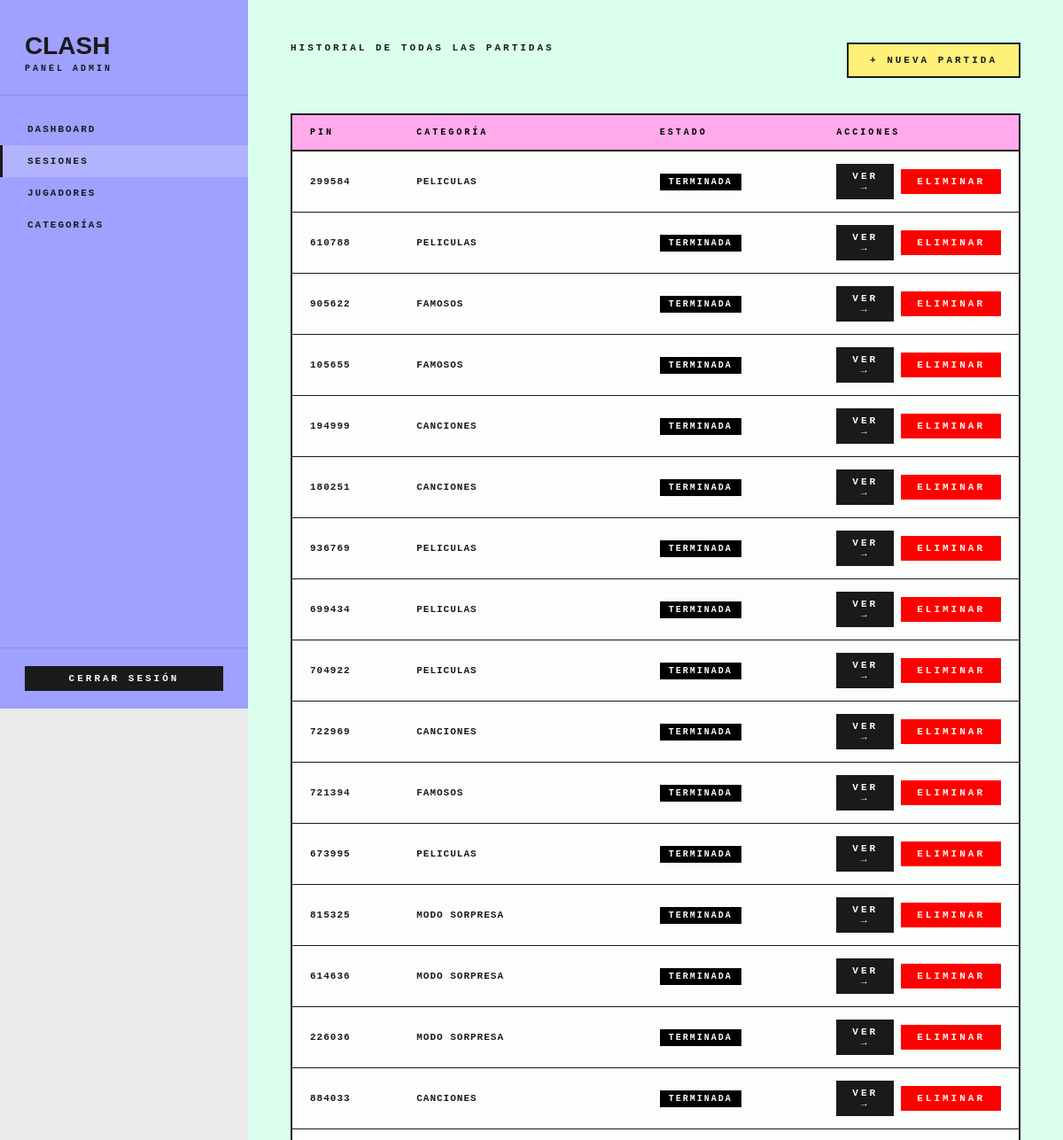
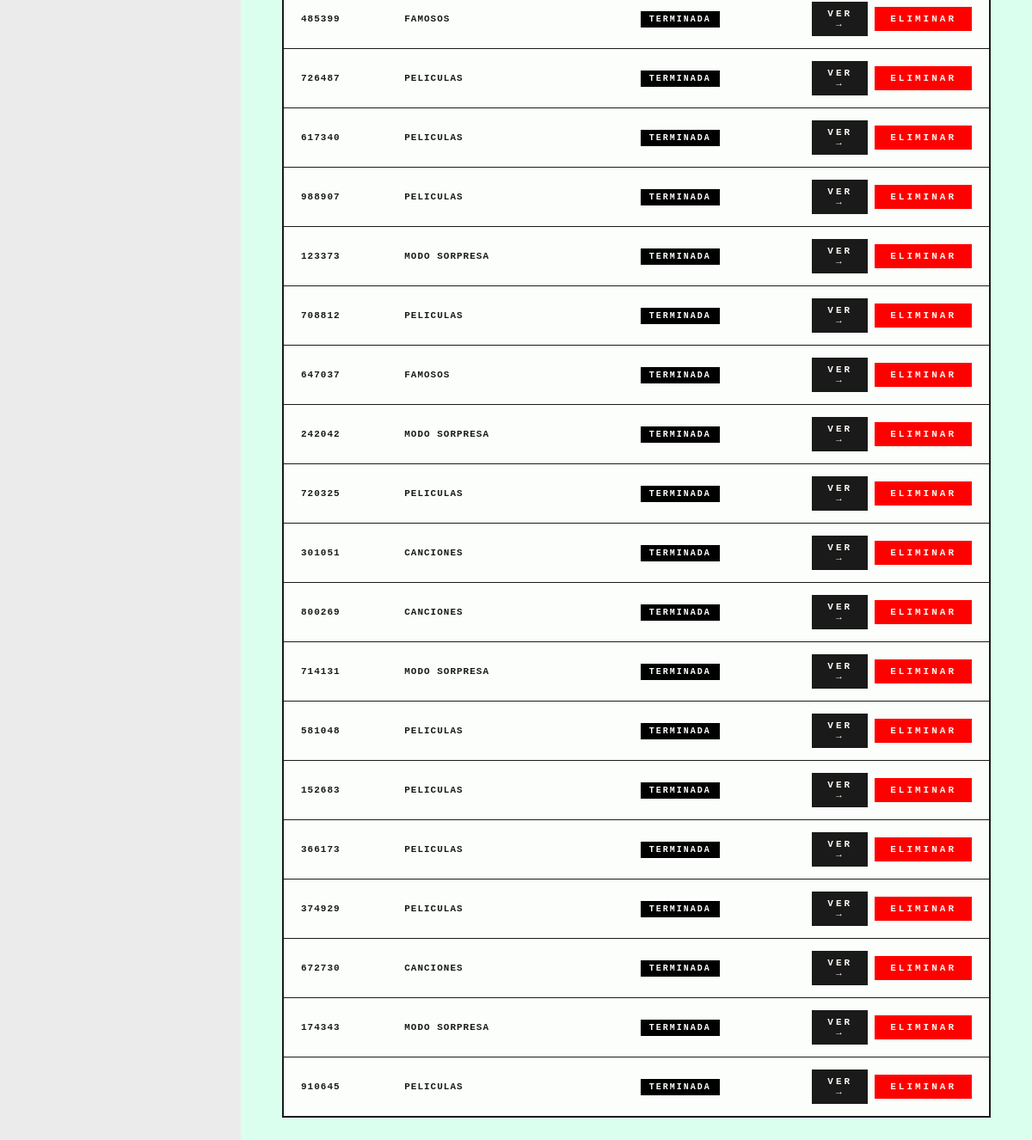
The page /admin/sesiones/gestion.php (signed in) on the database its author committed (2 pictures, top to bottom).
### tables this page shows
CREATE TABLE sesiones (
        id           INTEGER PRIMARY KEY AUTOINCREMENT,
        pin          TEXT NOT NULL UNIQUE,
        categoria_id INTEGER NOT NULL,
        estado       TEXT NOT NULL DEFAULT 'esperando'
                     CHECK(estado IN ('esperando','en_juego','terminada')),
        reto_actual  INTEGER NOT NULL DEFAULT 0,
        admin_id     INTEGER NOT NULL,
        created_at   DATETIME DEFAULT CURRENT_TIMESTAMP, inicio_timestamp DATETIME,
        FOREIGN KEY (categoria_id) REFERENCES categorias(id),
        FOREIGN KEY (admin_id)     REFERENCES admins(id)
    );

CREATE TABLE categorias (
        id INTEGER PRIMARY KEY AUTOINCREMENT,
        nombre_es TEXT NOT NULL,
        nombre_ca TEXT NOT NULL,
        nombre_zh TEXT NOT NULL,
        icono TEXT NOT NULL
    );

### admin/sesiones/gestion.php (the view, shortened to what this page needs)
<?php
require_once __DIR__ . '/../config/conexion_admin.php';
$sesiones = $db->query("
    SELECT s.*, c.nombre_es AS categoria
    FROM sesiones s
    JOIN categorias c ON c.id = s.categoria_id
    ORDER BY s.created_at DESC
");
require_once __DIR__ . '/../includes/header_admin.php';
?>
<div class="admin-topbar">
    <span class="admin-page-sub">Historial de todas las partidas</span>
    <a href="/inner-work/clash/admin/sesiones/crear.php" class="btn-admin btn-admin-pink">+ Nueva partida</a>
</div>
<div class="admin-table-wrap">
    <table class="admin-table gestion-table">
        <thead>
            <tr>
                <th>PIN</th>
                <th>Categoría</th>
                <th>Estado</th>
                <th>Acciones</th>
            </tr>
        </thead>
        <tbody>
            <?php while ($s = $sesiones->fetchArray(SQLITE3_ASSOC)): ?>
            <tr class="<?= in_array($s['estado'], ['esperando','en_juego']) ? 'sesion-activa' : '' ?>">
                <td><strong><?= htmlspecialchars($s['pin']) ?></strong></td>
                <td><?= htmlspecialchars($s['categoria']) ?></td>
                <td><span class="badge badge-<?= $s['estado'] ?>"><?= $s['estado'] ?></span></td>
                <td>
                    <div class="admin-table-actions">
                        <a href="/inner-work/clash/admin/sesiones/vista.php?id=<?= $s['id'] ?>"
                           class="btn-admin btn-admin-ghost">Ver →</a>
                        <a href="/inner-work/clash/admin/sesiones/eliminarProc.php?id=<?= $s['id'] ?>"
                           class="btn-admin btn-admin-danger"
                           onclick="return confirm('¿Eliminar esta sesión y todos sus datos?')">Eliminar</a>
                    </div>
                </td>
            </tr>
            <?php endwhile; ?>
        </tbody>
    </table>
</div>
<?php require_once __DIR__ . '/../includes/footer_admin.php'; ?>

### admin/assets/css/admin.css (style rules this page uses)
body { background: #ebebeb; }
.admin-page-sub, .admin-section-sub, .admin-pin-display, .pin-box-label, .pin-box-hint, .dashboard-label, .dashboard-pin-label, .dashboard-cat, .dashboard-vacia p, .vista-jugadores-label, .vista-jugador-nombre, .admin-puesto-nombre, .admin-puesto-puntos, .badge, .admin-table th, .admin-table td, .crear-cat-label, .crear-cat-nombre, .crear-cat-count, .cat-card-count, .cat-empty, .crear-cat-hint { font-family: monospace; }
.admin-topbar { display: flex; align-items: flex-start; justify-content: space-between; margin-bottom: 40px; font-family: monospace; gap: 24px; }
.admin-page-sub { font-size: 11px; font-weight: 800; letter-spacing: 3px; text-transform: uppercase; color: #1A1A1A; }
.btn-admin { display: inline-block; font-family: monospace; font-size: 11px; font-weight: 800; letter-spacing: 3px; text-transform: uppercase; padding: 12px 24px; cursor: pointer; border: 2px solid transparent; transition: background .18s, color .18s, border-color .18s; text-align: center; }
.btn-admin-pink { background: #fff07a; color: #1A1A1A; border: 2px solid #1A1A1A; }
.btn-admin-ghost { background: #1A1A1A; color: #FDF8F2; border: 2px solid #1A1A1A; padding: 6px 16px; }
.btn-admin-danger { background: #ff0000; color: #FDF8F2; padding: 6px 16px; }
.badge { display: inline-block; font-size: 10px; font-weight: 800; letter-spacing: 2px; text-transform: uppercase; padding: 4px 10px; }
.badge-terminada { background: #000000; color: #ffffff; }
.admin-table-wrap { border: 2px solid #1A1A1A; overflow: hidden; margin-bottom: 32px; }
.admin-table { width: 100%; border-collapse: collapse; }
.admin-table thead { font-family: monospace; background: #FFAAEA; }
.admin-table th { padding: 14px 20px; font-size: 10px; font-weight: 800; letter-spacing: 3px; text-transform: uppercase; color: #000000; text-align: left; white-space: nowrap; border-bottom: 2px solid #1A1A1A; }
.admin-table td { background-color: #FBFEFB; padding: 14px 20px; font-size: 11px; font-weight: 800; letter-spacing: 1px; text-transform: uppercase; color: #1A1A1A; border-bottom: 1px solid #1A1A1A; vertical-align: middle; }
.admin-table tr:last-child td { border-bottom: none; }
.admin-table-actions { display: flex; gap: 8px; align-items: center; flex-wrap: nowrap; }
.gestion-table th:nth-child(1), .gestion-table td:nth-child(1) { width: 15%; }
.gestion-table th:nth-child(2), .gestion-table td:nth-child(2) { width: 35%; }
.gestion-table th:nth-child(3), .gestion-table td:nth-child(3) { width: 25%; }
.gestion-table th:nth-child(4), .gestion-table td:nth-child(4) { width: 25%; }

### assets/css/main.css (style rules this page uses)
*, *::before, *::after { margin: 0; padding: 0; box-sizing: border-box; }
html { scroll-behavior: smooth; }
body { background: #ebebeb; color: #080808; font-family: monospace; overflow-x: hidden; }
a { text-decoration: none; color: inherit; }

### rows shown on the page
sesiones: pin "299584", categoria.nombre_es "PELICULAS", estado "TERMINADA"
sesiones: pin "610788", categoria.nombre_es "PELICULAS", estado "TERMINADA"
sesiones: pin "905622", categoria.nombre_es "FAMOSOS", estado "TERMINADA"
sesiones: pin "105655", categoria.nombre_es "FAMOSOS", estado "TERMINADA"
sesiones: pin "194999", categoria.nombre_es "CANCIONES", estado "TERMINADA"
sesiones: pin "180251", categoria.nombre_es "CANCIONES", estado "TERMINADA"
sesiones: pin "936769", categoria.nombre_es "PELICULAS", estado "TERMINADA"
sesiones: pin "699434", categoria.nombre_es "PELICULAS", estado "TERMINADA"
sesiones: pin "704922", categoria.nombre_es "PELICULAS", estado "TERMINADA"
sesiones: pin "722969", categoria.nombre_es "CANCIONES", estado "TERMINADA"
sesiones: pin "721394", categoria.nombre_es "FAMOSOS", estado "TERMINADA"
sesiones: pin "673995", categoria.nombre_es "PELICULAS", estado "TERMINADA"
sesiones: pin "815325", categoria.nombre_es "MODO SORPRESA", estado "TERMINADA"
sesiones: pin "614636", categoria.nombre_es "MODO SORPRESA", estado "TERMINADA"
sesiones: pin "226036", categoria.nombre_es "MODO SORPRESA", estado "TERMINADA"
sesiones: pin "884033", categoria.nombre_es "CANCIONES", estado "TERMINADA"
sesiones: pin "485399", categoria.nombre_es "FAMOSOS", estado "TERMINADA"
sesiones: pin "726487", categoria.nombre_es "PELICULAS", estado "TERMINADA"
sesiones: pin "617340", categoria.nombre_es "PELICULAS", estado "TERMINADA"
sesiones: pin "988907", categoria.nombre_es "PELICULAS", estado "TERMINADA"
sesiones: pin "123373", categoria.nombre_es "MODO SORPRESA", estado "TERMINADA"
sesiones: pin "708812", categoria.nombre_es "PELICULAS", estado "TERMINADA"
sesiones: pin "647037", categoria.nombre_es "FAMOSOS", estado "TERMINADA"
sesiones: pin "242042", categoria.nombre_es "MODO SORPRESA", estado "TERMINADA"
sesiones: pin "720325", categoria.nombre_es "PELICULAS", estado "TERMINADA"
sesiones: pin "301051", categoria.nombre_es "CANCIONES", estado "TERMINADA"
sesiones: pin "800269", categoria.nombre_es "CANCIONES", estado "TERMINADA"
sesiones: pin "714131", categoria.nombre_es "MODO SORPRESA", estado "TERMINADA"
sesiones: pin "581048", categoria.nombre_es "PELICULAS", estado "TERMINADA"
sesiones: pin "152683", categoria.nombre_es "PELICULAS", estado "TERMINADA"
sesiones: pin "366173", categoria.nombre_es "PELICULAS", estado "TERMINADA"
sesiones: pin "374929", categoria.nombre_es "PELICULAS", estado "TERMINADA"
sesiones: pin "672730", categoria.nombre_es "CANCIONES", estado "TERMINADA"
sesiones: pin "174343", categoria.nombre_es "MODO SORPRESA", estado "TERMINADA"
sesiones: pin "910645", categoria.nombre_es "PELICULAS", estado "TERMINADA"
